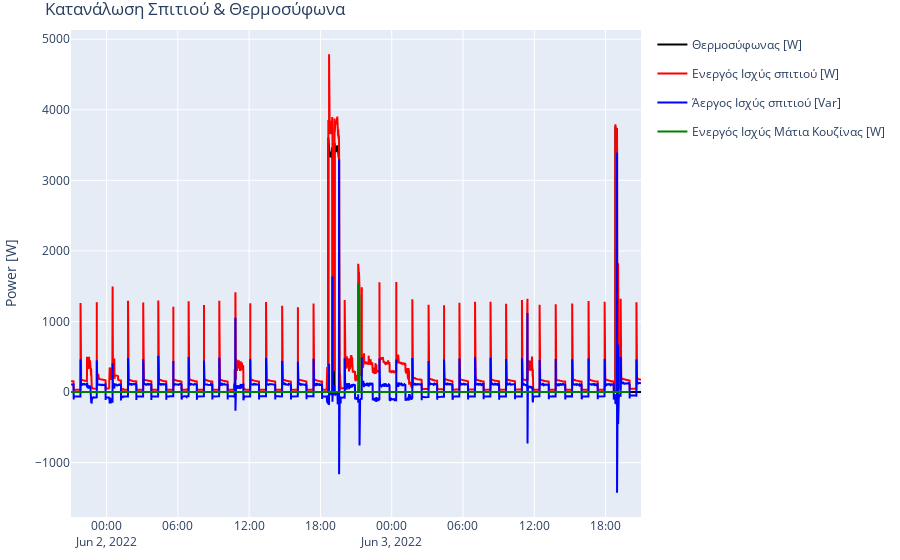

The code cell stored with this chart in its notebook:
### Code cell
from turtle import color, width
from plotly import graph_objects as go

fig2 = go.Figure(
    data=[
        go.Line(
            name="Θερμοσύφωνας [W]",
            x=water_heater.date_time,
            y=water_heater['Active Power L3 (W)'],
            legendgroup=1,line=dict(color="black")
        ),
        go.Line(
            name="Ενεργός Ισχύς σπιτιού [W]",
            x=water_heater.date_time,
            y=water_heater['Active Power L1 (W)'],
            legendgroup=2,line=dict(color="red")
        ),
        go.Line(
            name="Άεργος Ισχύς σπιτιού [Var]",
            x=water_heater.date_time,
            y=water_heater['Reactive Power L1 (Var)'],
            legendgroup=3,line=dict(color="blue")
        ),
        go.Line(
            name="Ενεργός Ισχύς Μάτια Κουζίνας [W]",
            x=hot_plate.date_time,
            y=hot_plate['Active Power L1 (W)'],
            legendgroup=4,line=dict(color="green")
        ),
    ],
    layout=go.Layout(
        title="Κατανάλωση Σπιτιού & Θερμοσύφωνα",
        yaxis_title="Power [W]"
    )
)

fig2.update_layout(
    margin=dict(l=20, r=20, t=30, b=10)
)
fig2.show()

### Figure 1 — Plotly figure (JSON) as saved in the notebook; plotly's stock layout.template omitted (floating-point values rounded to 4 significant figures; data arrays with more than 128 entries replaced by an {"elided": "..."} marker saying what was removed)
{"data": [{"legendgroup": "1", "line": {"color": "black"}, "name": "Θερμοσύφωνας [W]", "type": "scatter", "x": {"elided": "19559 str values"}, "y": {"elided": "19559 float values"}}, {"legendgroup": "2", "line": {"color": "red"}, "name": "Ενεργός Ισχύς σπιτιού [W]", "type": "scatter", "x": {"elided": "19559 str values"}, "y": {"elided": "19559 float values"}}, {"legendgroup": "3", "line": {"color": "blue"}, "name": "Άεργος Ισχύς σπιτιού [Var]", "type": "scatter", "x": {"elided": "19559 str values"}, "y": {"elided": "19559 float values"}}, {"legendgroup": "4", "line": {"color": "green"}, "name": "Ενεργός Ισχύς Μάτια Κουζίνας [W]", "type": "scatter", "x": {"elided": "1945 str values"}, "y": {"elided": "1945 float values"}}], "layout": {"margin": {"b": 10, "l": 20, "r": 20, "t": 30}, "title": {"text": "Κατανάλωση Σπιτιού & Θερμοσύφωνα"}, "yaxis": {"title": {"text": "Power [W]"}}}}
